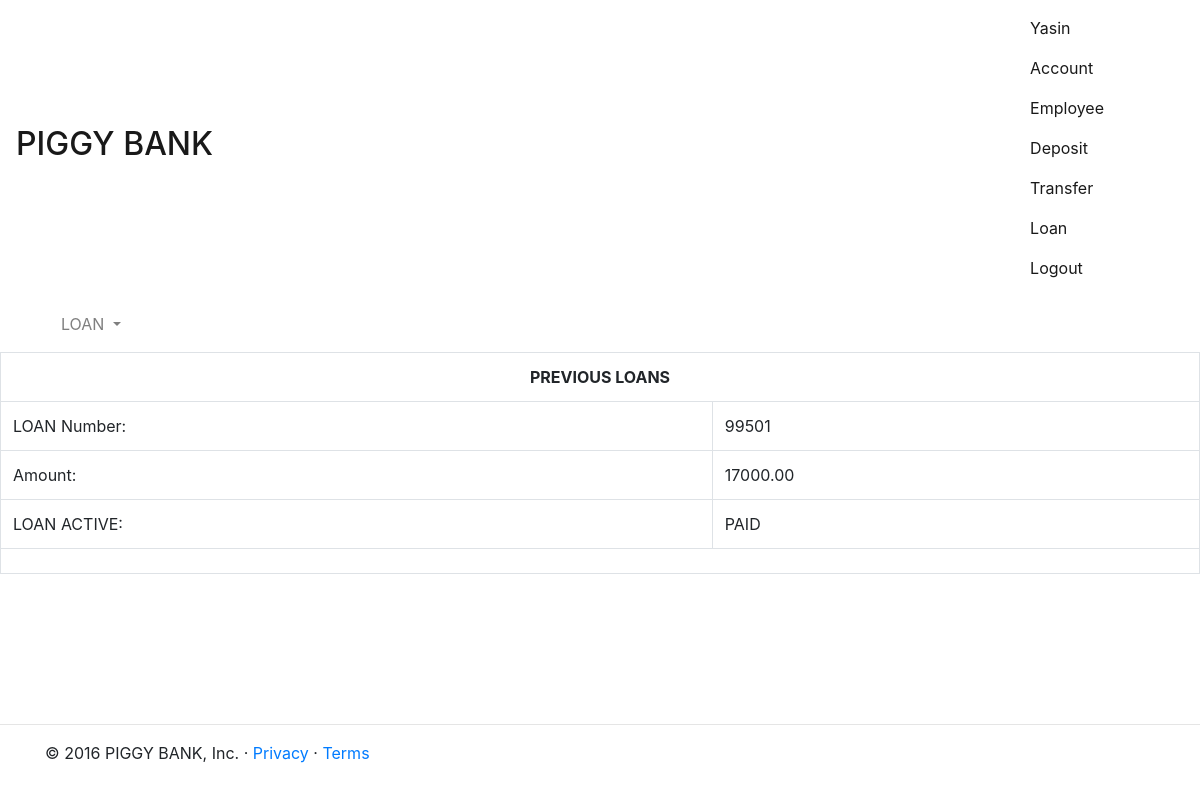
The page /loan.php?loan_task=prev (signed in) on the database its author committed.
### tables this page shows
CREATE TABLE `loan` (
  `loan_number` int(5) NOT NULL AUTO_INCREMENT,
  `account_number` int(5) NOT NULL,
  `amount` decimal(10,2) NOT NULL,
  `customer_id` int(5) NOT NULL,
  `loan_active` int(1) DEFAULT NULL,
  `loan_date` date DEFAULT NULL,
  PRIMARY KEY (`loan_number`)
);

### usr_funcs.php (the view, shortened to what this page needs)
<?php
function do_header($title){
    ?>
  <!DOCTYPE html>
  <html>
  <head>
    <link rel="stylesheet" href="https://maxcdn.bootstrapcdn.com/bootstrap/4.0.0-alpha.5/css/bootstrap.min.css">
  </head>
  <body>
    <?php
}
    ?>
        <?php
function do_footer(){
    ?>
          <hr class='temp2'>
          <div class="container marketing">
            <footer>
              <p>&copy; 2016 PIGGY BANK, Inc. &middot; <a href="#">Privacy</a> &middot; <a href="#">Terms</a></p>
            </footer>
          </div>
  </body>
  </html>
  <?php
}
    ?>
    <?php
function do_menu($user){
    ?>
      <nav class="navbar navbar-light bg-faded">
        <div class="navbar-header"> <span class="sr-only">Toggle navigation</span> <span class="icon-bar"></span> <span class="icon-bar"></span> <span class="icon-bar"></span>
          <a class="navbar-brand" href="main.php">
            <h2>PIGGY BANK</h2> </a>
        </div>
        <div style="float:right;padding-right:80px;">
          <div class="nav navbar-nav"> <span class="nav-item nav-link active">
                            <?php echo ucfirst($user); ?>
                        </span> <a class="nav-item nav-link active" href="account.php">Account</a> <a class="nav-item nav-link active" href="employee.php">Employee</a>
              <?php
                        if($_SESSION['user_type']!='employee'){
                            ?> <a class='nav-item nav-link active' href='deposit.php'>Deposit</a><a class="nav-item nav-link active" href="transfer.php">Transfer</a><a class="nav-item nav-link active" href="loan.php">Loan</a>
                <?php
                        }
            ?> <a class="nav-item nav-link active" href="logout.php">Logout</a> </div>
        </div>
      </nav>
      <?php
}
    ?>
            <?php
function do_loan_menu(){
    ?>
              <div class='container'>
                <nav class="navbar navbar-light bg-faded">
                  <ul class="nav navbar-nav">
                    <li class="nav-item dropdown"> <a class="nav-link dropdown-toggle" href="http://example.com" id="navbarDropdownMenuLink" data-toggle="dropdown" aria-haspopup="true" aria-expanded="false">
        LOAN
      </a>
                    </li>
                  </ul>
                </nav>
              </div>
              <?php
}
    ?>
                  <?php
function loan_prev(){
  global $mysqli;
  ?>
                    <table class='table table-bordered'>
                      <tr>
                        <th colspan='2' class='table-inverse'>
                          <center>PREVIOUS LOANS</center>
                        </th>
                      </tr>
                      <?php
  try{
    $sql="SELECT * FROM loan where account_number=".$_SESSION['valid_user_id'];
    if($result=$mysqli->query($sql)){
      if($result->num_rows>0){
        while($row=$result->fetch_array()){
                    ?>
                        <tr>
                          <td>LOAN Number: </td>
                          <td>
                            <?php echo $row[0]; ?>
                          </td>
                        </tr>
                        <tr>
                          <td>Amount: </td>
                          <td>
                            <?php echo $row[2]; ?>
                          </td>
                        </tr>
                        <tr>
                          <td>LOAN ACTIVE: </td>
                          <td>
                            <?php if($row[4]==0){echo "PAID";}else{echo "<span style='color:red;'>DUE</span>";}?> </td>
                        </tr>
                        <tr>
                          <td colspan='2'></td>
                        </tr>
                        <?php
                }
      }else{
        throw new Exception("No Loans Yet");
      }
    }else{
      throw new Exception ("Can't Execute Query");
    }
  }catch(Exception $e){
    do_exp_content($e->getMessage());
  }
  echo "</table>";
}
    ?>

### usr_funcs.php (style rules this page uses)
.temp1, .temp2 { margin-top: 150px; }

### rows shown on the page
loan: loan_number "99501", amount "17000.00", loan_active "PAID"

### other values the page prints
$user "Yasin"
